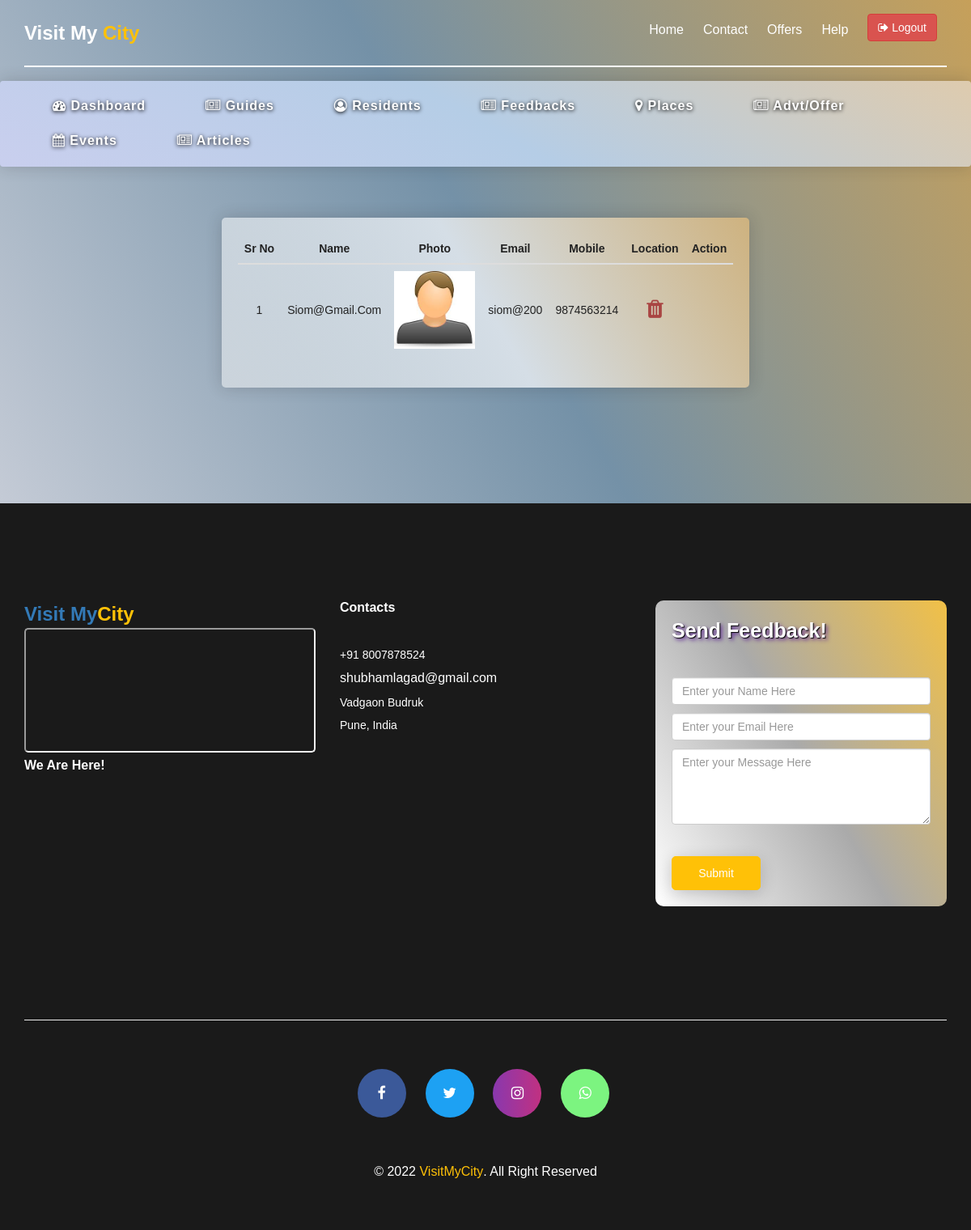
The page /admin/guides (signed in) on the database its author committed.
### tables this page shows
CREATE TABLE "guide" (
	"gno"	INTEGER NOT NULL,
	"email"	TEXT NOT NULL,
	"password"	TEXT NOT NULL,
	"mobile"	NUMERIC NOT NULL,
	"gname"	TEXT NOT NULL,
	"glocation"	TEXT NOT NULL,
	"photo"	TEXT NOT NULL,
	PRIMARY KEY("gno" AUTOINCREMENT)
);

### app.py (the view)
@app.route('/admin/guides')
def allGuides():
    if 'adminusername' in session:
        allGuides = admin.Admin.getAllGuides()
        return render_template('admin/guides.html', allGuides=allGuides)
    else:
        return redirect('/')

### modulesPackage/admin.py (called while the page is built)
    def getAllGuides():
        query = "select * from guide"
        myCursor.execute(query)
        result = myCursor.fetchall()
        return result

### templates/admin/guides.html
{% extends "admin/template.html" %}
{% block navButton %}
<li class="smooth-menu">
    <a href="/logout">
        <button class="btn btn-danger"> <i class="fa fa-sign-out"> </i> Logout</button>
    </a>
</li>
{% endblock %}
{% block admin %}
<table class="table text-capitalize">
    <thead>
        <tr>
            <th>sr no</th>
            <th>name</th>
            <th>photo</th>
            <th>email</th>
            <th>mobile</th>
            <th>location</th>
            <th>Action</th>
        </tr>
    </thead>
    <tbody>
        {% for res in allGuides %}
        <tr>
            <td>{{loop.index}}</td>
            <td>{{res[1]}}</td>
            {% set fname = "images/guide/"+res[6] %}
            <td> <img src="{{ url_for('static',filename=fname) }}" alt="not found" width="100px" height="150px"> </td>
            <td class="text-lowercase">{{res[2]}}</td>
            <td>{{res[3]}}</td>
            <td><a href="/delete/guide/{{res[1]}}"><i class="fa fa-trash fa-2x text-danger"></i></a></td>
        </tr>
        {% endfor %}
    </tbody>
</table>
{% endblock %}

### static/css/bootsnav.css (style rules this page uses)
body { -webkit-transition: all 0.3s ease-in-out; -moz-transition: all 0.3s ease-in-out; -o-transition: all 0.3s ease-in-out; -ms-transition: all 0.3s ease-in-out; transition: all 0.3s ease-in-out; }

### static/css/style.css (style rules this page uses)
* { padding: 0; margin: 0; }
* { -webkit-box-sizing: border-box; -moz-box-sizing: border-box; -o-box-sizing: border-box; -ms-box-sizing: border-box; box-sizing: border-box; }
body { position: relative; font-size: 14px; color: #222222; background: #fff; font-family: "Poppins", sans-serif; max-width: 1920px; margin: 0 auto; overflow-x: hidden; }
a, a:hover, a:active, a:focus { display: inline-block; text-decoration: none; font-size: 13px; padding: 0; margin: 0; }
img { border: none; max-width: 100%; height: auto; }
ul li { list-style: none; }
select, input, textarea, button { box-shadow: none; outline: 0 !important; }
html, body { height: 100%; z-index: 2; }
.main-menu .nav li { position: relative; padding: 16px 12px 0px; -webkit-transition: all 0.2s linear; -moz-transition: all 0.2s linear; -ms-transition: all 0.2s linear; -o-transition: all 0.2s linear; transition: all 0.2s linear; }
.main-menu .nav li a { padding: 11px 0 30px; color: #fff; font-size: 16px; text-transform: capitalize; font-family: "Poppins", sans-serif; font-weight: 500; -webkit-transition: all 0.25s ease-in-out 0s; -moz-transition: all 0.25s ease-in-out 0s; -o-transition: all 0.25s ease-in-out 0s; transition: all 0.25s ease-in-out 0s; }
.main-menu .nav li a button { margin-top: -10px; }
.main-menu .nav a:before { position: absolute; content: ""; width: 0px; height: 2px; bottom: -2.4px; left: 0; background: transparent; -webkit-transition: 0.3s ease-in-out; -ms-transition: 0.3s ease-in-out; -moz-transition: 0.3s ease-in-out; -o-transition: 0.3s ease-in-out; transition: 0.3s ease-in-out; }

### rows shown on the page
guide: email "Siom@gmail.com", password "siom@200", mobile "9874563214"
